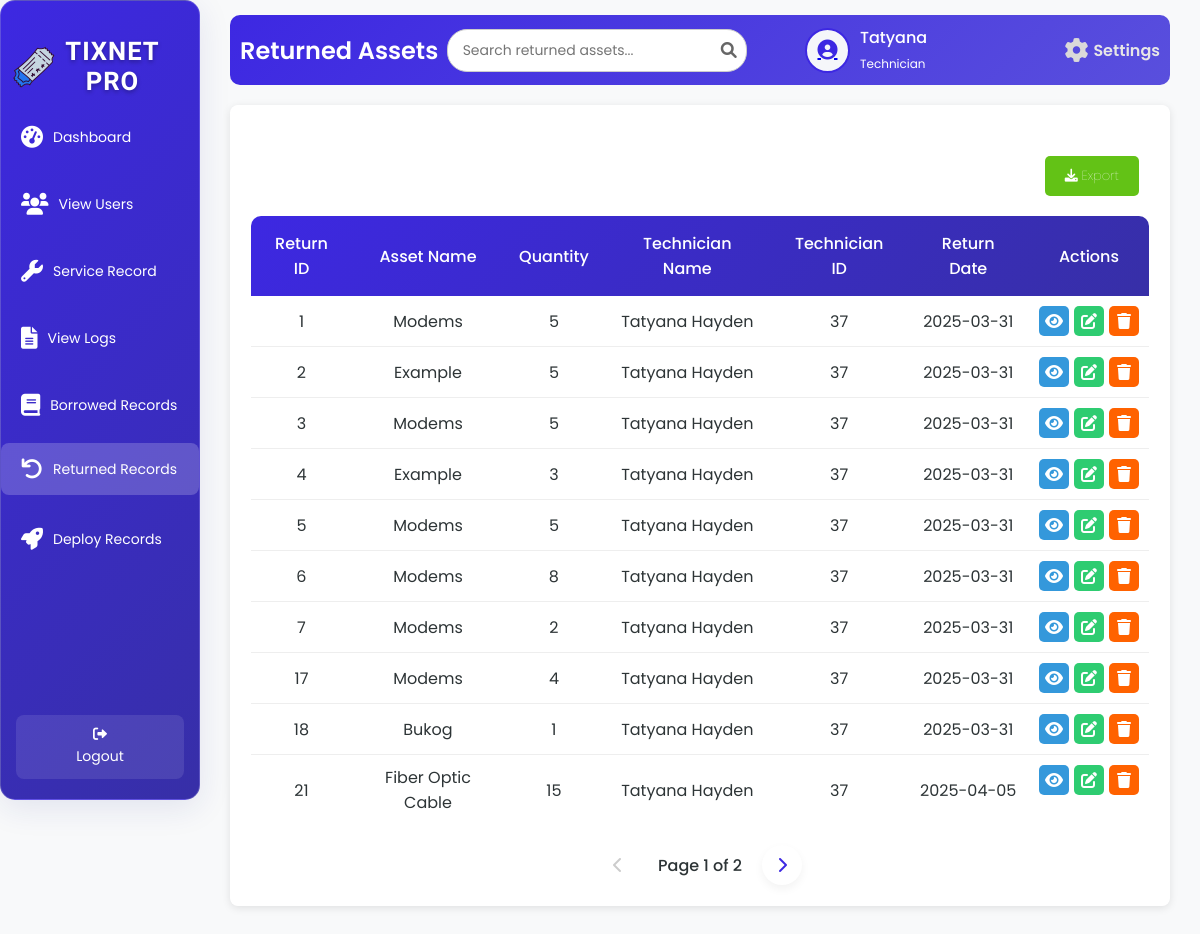
Page /returnT.php (signed in) on the committed database.
### tables this page shows
CREATE TABLE `tbl_returned` (
  `r_id` int(50) NOT NULL,
  `r_assets_name` varchar(200) NOT NULL,
  `r_quantity` int(50) NOT NULL,
  `r_technician_name` varchar(200) NOT NULL,
  `r_technician_id` int(50) NOT NULL,
  `r_date` date NOT NULL
);

### returnT.php (the view, shortened to what this page needs)
<?php
include 'db.php';
$username = $_SESSION['username'];
$firstName = '';
$userType = '';
$avatarPath = $_SESSION['avatarPath'];
if ($conn) {
    $sqlUser = "SELECT u_fname, u_lname, u_type FROM tbl_user WHERE u_username = ?";
    $stmt = $conn->prepare($sqlUser);
    $stmt->bind_param("s", $username);
    $stmt->execute();
    $resultUser = $stmt->get_result();
    if ($resultUser->num_rows > 0) {
        $row = $resultUser->fetch_assoc();
        $firstName = $row['u_fname'];
        $userType = $row['u_type'];
    }
    $limit = 10;
    $page = isset($_GET['page']) ? (int)$_GET['page'] : 1;
    $offset = ($page - 1) * $limit;
    $countQuery = "SELECT COUNT(*) as total FROM tbl_returned";
    $countResult = $conn->query($countQuery);
    $totalRecords = $countResult->fetch_assoc()['total'];
    $totalPages = ceil($totalRecords / $limit);
    $sqlBorrowed = "SELECT r_id, r_assets_name, r_quantity, r_technician_name, r_technician_id, r_date FROM tbl_returned LIMIT ?, ?";
    $stmt = $conn->prepare($sqlBorrowed);
    $stmt->bind_param("ii", $offset, $limit);
    $stmt->execute();
    $resultBorrowed = $stmt->get_result();
} else {
    echo "Database connection failed.";
    exit();
}
?>
<!DOCTYPE html>
<html lang="en">
<head>
    <link rel="stylesheet" href="returnT.css">
    <link rel="stylesheet" href="https://cdnjs.cloudflare.com/ajax/libs/font-awesome/6.0.0-beta3/css/all.min.css">
</head>
<body>
<div class="wrapper">
    <div class="sidebar glass-container">
        <h2><img src="image/logo.png" alt="Tix Net Icon" class="sidebar-icon">TixNet Pro</h2>
        <ul>
            <li><a href="adminD.php"><i class="fas fa-tachometer-alt"></i> <span>Dashboard</span></a></li>
            <li><a href="viewU.php"><i class="fas fa-users"></i> <span>View Users</span></a></li>
            <li><a href="view_service_record.php"><i class="fas fa-wrench"></i> <span> Service Record</span></a></li>
            <li><a href="logs.php"><i class="fas fa-file-alt"></i> <span>View Logs</span></a></li>
            <li><a href="borrowedT.php"><i class="fas fa-book"></i> <span>Borrowed Records</span></a></li>
            <li><a href="returnT.php" class="active"><i class="fas fa-undo"></i> <span>Returned Records</span></a></li>
            <li><a href="deployedT.php"><i class="fas fa-rocket"></i> <span>Deploy Records</span></a></li>
        </ul>
        <footer>
           <a href="index.php" class="back-home"><i class="fas fa-sign-out-alt"></i> Logout</a>
        </footer>
    </div>
    <div class="container">
        <div class="upper">
            <h1>Returned Assets</h1>
            <div class="search-container">
                <input type="text" class="search-bar" id="searchInput" placeholder="Search returned assets..." onkeyup="debouncedSearchReturned()">
                <span class="search-icon"><i class="fas fa-search"></i></span>
            </div>
            <div class="user-profile">
                <div class="user-icon">
                    <a href="image.php">
                        <?php
                        $cleanAvatarPath = preg_replace('/\?\d+$/', '', $avatarPath);
                        if (!empty($avatarPath) && file_exists($cleanAvatarPath)) {
                            echo "<img src='" . htmlspecialchars($avatarPath, ENT_QUOTES, 'UTF-8') . "' alt='User Avatar'>";
                        } else {
                            echo "<i class='fas fa-user-circle'></i>";
                        }
                        ?>
                    </a>
                </div>
                <div class="user-details">
                    <span><?php echo htmlspecialchars($firstName, ENT_QUOTES, 'UTF-8'); ?></span>
                    <small><?php echo htmlspecialchars(ucfirst($userType), ENT_QUOTES, 'UTF-8'); ?></small>
                </div>
                <a href="settings.php" class="settings-link">
                    <i class="fas fa-cog"></i>
                    <span>Settings</span>
                </a>
            </div>
        </div>
        <div class="table-box glass-container">
            <div class="action-buttons">
                <button class="action-btn export-btn"><i class="fas fa-download"></i> Export</button>
            </div>
            <table id="returned-assets-table">
                <thead>
                    <tr>
                        <th>Return ID</th>
                        <th>Asset Name</th>
                        <th>Quantity</th>
                        <th>Technician Name</th>
                        <th>Technician ID</th>
                        <th>Return Date</th>
                        <th>Actions</th>
                    </tr>
                </thead>
                <tbody id="tableBody">
                    <?php
                    if ($resultBorrowed && $resultBorrowed->num_rows > 0) {
                        while ($row = $resultBorrowed->fetch_assoc()) {
                            echo "<tr>
                                    <td>{$row['r_id']}</td>
                                    <td>" . htmlspecialchars($row['r_assets_name'], ENT_QUOTES, 'UTF-8') . "</td>
                                    <td>{$row['r_quantity']}</td>
                                    <td>" . htmlspecialchars($row['r_technician_name'], ENT_QUOTES, 'UTF-8') . "</td>
                                    <td>{$row['r_technician_id']}</td>
                                    <td>{$row['r_date']}</td>
                                    <td class='action-buttons'>
                                        <a class='view-btn' onclick=\"showViewModal('{$row['r_id']}', '" . htmlspecialchars($row['r_assets_name'], ENT_QUOTES, 'UTF-8') . "', '{$row['r_quantity']}', '" . htmlspecialchars($row['r_technician_name'], ENT_QUOTES, 'UTF-8') . "', '{$row['r_technician_id']}', '{$row['r_date']}')\" title='View'><i class='fas fa-eye'></i></a>
                                        <a class='edit-btn' onclick=\"showEditModal('{$row['r_id']}', '" . htmlspecialchars($row['r_assets_name'], ENT_QUOTES, 'UTF-8') . "', '{$row['r_quantity']}', '" . htmlspecialchars($row['r_technician_name'], ENT_QUOTES, 'UTF-8') . "', '{$row['r_technician_id']}', '{$row['r_date']}')\" title='Edit'><i class='fas fa-edit'></i></a>
                                        <a class='delete-btn' onclick=\"showDeleteModal('{$row['r_id']}', '" . htmlspecialchars($row['r_assets_name'], ENT_QUOTES, 'UTF-8') . "')\" title='Delete'><i class='fas fa-trash'></i></a>
                                    </td>
                                  </tr>";
                        }
                    } else {
                        echo "<tr><td colspan='7' style='text-align: center;'>No returned assets found.</td></tr>";
                    }
                    ?>
                </tbody>
            </table>
            <div class="pagination" id="returned-pagination">
                <?php if ($page > 1): ?>
                    <a href="?page=<?php echo $page - 1; ?>" class="pagination-link"><i class="fas fa-chevron-left"></i></a>
                <?php else: ?>
                    <span class="pagination-link disabled"><i class="fas fa-chevron-left"></i></span>
                <?php endif; ?>
                <span class="current-page">Page <?php echo $page; ?> of <?php echo $totalPages; ?></span>
                <?php if ($page < $totalPages): ?>
                    <a href="?page=<?php echo $page + 1; ?>" class="pagination-link"><i class="fas fa-chevron-right"></i></a>
                <?php else: ?>
                    <span class="pagination-link disabled"><i class="fas fa-chevron-right"></i></span>
                <?php endif; ?>
            </div>
        </div>
    </div>
</div>
</body>
</html>

### rows in the picture
tbl_returned: r_id "1", r_assets_name "Modems", r_quantity "5", r_technician_name "Tatyana Hayden", r_technician "37", r_date "2025-03-31"
tbl_returned: r_id "2", r_assets_name "Example", r_quantity "5", r_technician_name "Tatyana Hayden", r_technician "37", r_date "2025-03-31"
tbl_returned: r_id "3", r_assets_name "Modems", r_quantity "5", r_technician_name "Tatyana Hayden", r_technician "37", r_date "2025-03-31"
tbl_returned: r_id "4", r_assets_name "Example", r_quantity "3", r_technician_name "Tatyana Hayden", r_technician "37", r_date "2025-03-31"
tbl_returned: r_id "5", r_assets_name "Modems", r_quantity "5", r_technician_name "Tatyana Hayden", r_technician "37", r_date "2025-03-31"
tbl_returned: r_id "6", r_assets_name "Modems", r_quantity "8", r_technician_name "Tatyana Hayden", r_technician "37", r_date "2025-03-31"
tbl_returned: r_id "7", r_assets_name "Modems", r_quantity "2", r_technician_name "Tatyana Hayden", r_technician "37", r_date "2025-03-31"
tbl_returned: r_id "17", r_assets_name "Modems", r_quantity "4", r_technician_name "Tatyana Hayden", r_technician "37", r_date "2025-03-31"
tbl_returned: r_id "18", r_assets_name "Bukog", r_quantity "1", r_technician_name "Tatyana Hayden", r_technician "37", r_date "2025-03-31"
tbl_returned: r_id "21", r_assets_name "Fiber Optic Cable", r_quantity "15", r_technician_name "Tatyana Hayden", r_technician "37", r_date "2025-04-05"

### other values in the picture
$firstName "Tatyana"
$userType "Technician"
$page "1"
$totalPages "2"
